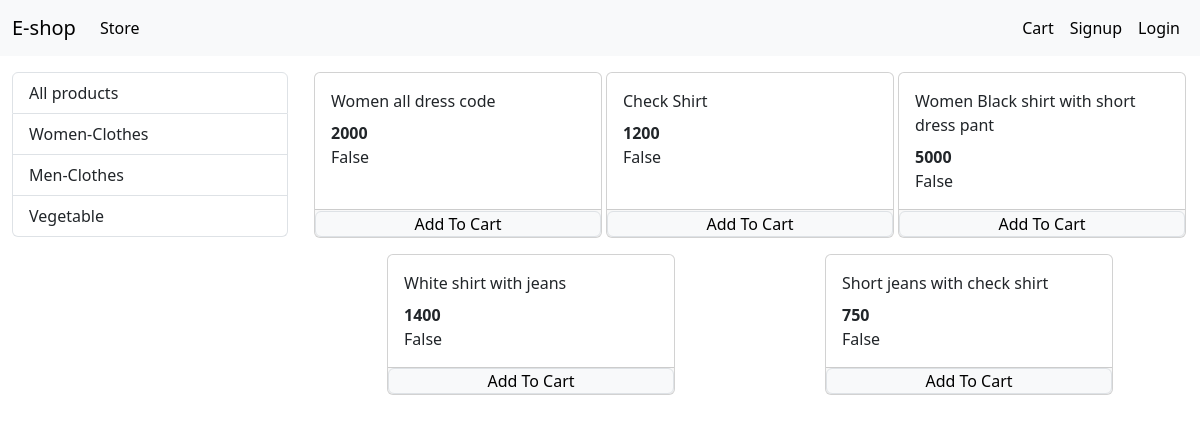
/?category=1, run on the app's committed database.
### store/models/category.py (models this page shows, shortened)
class Category(models.Model):
    name = models.CharField(max_length=30)
    @staticmethod
    def get_all_category():
        return Category.objects.all()

### store/models/product.py (models this page shows, shortened)
class Product(models.Model):
    name = models.CharField(max_length=50)
    price = models.IntegerField(default=0)
    category = models.ForeignKey(Category, on_delete=models.CASCADE, default=1)
    description = models.CharField(max_length=200, default='')
    image = models.ImageField(upload_to='uploads/products/')
    @staticmethod
    def get_all_products_by_categoryid(category_id):
        if category_id:
            return Product.objects.filter(category=category_id)
        else:
            return Product.get_all_products()

### store/views/home.py (the view, shortened to what this page needs)
# urls.py: path('', Index.as_view(), name='homepage'),
class Index(View):
    def get(self, request):
        cart = request.session.get('cart')
        if not cart:
            request.session.cart={}
        products = None
        categories = Category.get_all_category()
        categoryID = request.GET.get('category')
        if categoryID:
            products = Product.get_all_products_by_categoryid(categoryID)
        else:
            products = Product.get_all_products()
        data = {}
        data['products'] = products
        data['categories'] = categories
        return render(request, 'index.html', data)

### store/templatetags/cart.py (called while the page is built)
@register.filter(name='is_in_cart')
def is_in_cart(product, cart):
    keys = cart.keys()
    for id in keys:
        if int(id) == product.id:
            return True
    return False

### store/templates/index.html (shortened to what this page needs)
{% extends 'base.html' %}
{% block content %}
{% load cart %}
<div class="container-fluid mt-3">
  <div class="row">
    <div class="col-lg-3 mx-auto">
      <div class="list-group">
        <a href="/" class="list-group-item list-group-item-action">All products</a>
        {% for category in categories %}
        <a href="/?category={{category.id}}" class="list-group-item list-group-item-action">
          {{category.name}}</a>
        {% endfor %}
      </div>
    </div>
    <div id="products" class="col-lg-9 mx-auto">
      <div class="row mx-auto">
        {% for product in products %}
        <div class="card mx-auto mb-3 p-0" id="{{product.id}}" style="width: 18rem;">
          <div class="card-body">
            <p class="card-title">{{product.name}}</p>
            <p class="card-text"><b>{{product.price}}</b></p>
            {{product | is_in_cart:request.session.cart}}
          </div>
          <div class="card-footer p-0 no-gutters">
            {% if product|is_in_cart:request.session.cart%}
            <div class="row no-gutters p-0">
              <form action="/#{{product.id}}" method="post" class="col-2">
                {% csrf_token %}
                <input hidden type="text" name="product" value="{{product.id}}">
                <input hidden type="text" name="remove" value="True">
                <input type="submit" value=" - " class=" btn btn-block btn-secondary">
              </form>
              <div class="text-center col">{{product|cart_quantity:request.session.cart}} in Cart</div>
              <form action="/#{{product.id}}" method="post" class="col-2 p-0 no-gutters">
                {% csrf_token %}
                <input hidden type="text" name="product" value="{{product.id}}">
                <input type="submit" value=" + " class="btn btn-block btn-secondary">
              </form>
            </div>
            {% else %}
            <form action="/#{{product.id}}" method="POST" class="btn-block">
              <input type="submit" class="btn-info btn btn-light border form-control p-0" value="Add To Cart">
            </form>
            {% endif %}
          </div>
        </div>
        {% endfor %}
      </div>
    </div>
  </div>
</div>
{% endblock %}

### data on the page
Category: name "Women-Clothes"
Category: name "Men-Clothes"
Category: name "Vegetable"
Product: name "Women all dress code", price "2000", session "False"
Product: name "Check Shirt", price "1200", session "False"
Product: name "Women Black shirt with short dress pant", price "5000", session "False"
Product: name "White shirt with jeans", price "1400", session "False"
Product: name "Short jeans with check shirt", price "750", session "False"
